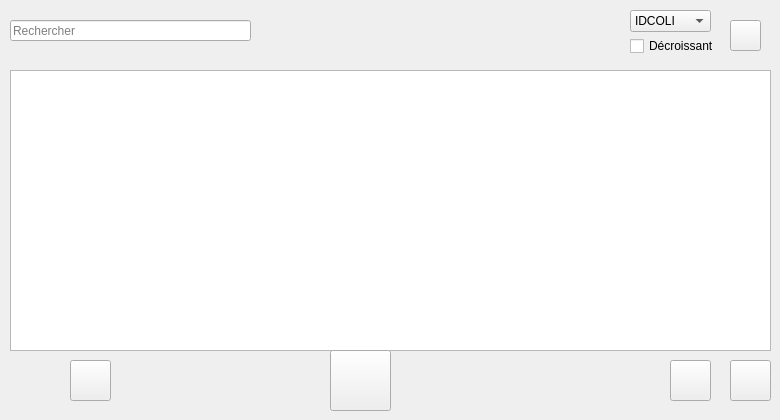
      <widget class="QWidget" name="tab">
       <attribute name="title">
        <string>Dashboard</string>
       </attribute>
       <widget class="QTableView" name="tableColi">
        <property name="geometry">
         <rect>
          <x>10</x>
          <y>70</y>
          <width>761</width>
          <height>281</height>
         </rect>
        </property>
        <property name="styleSheet">
         <string notr="true"/>
        </property>
       </widget>
       <widget class="QPushButton" name="suppcoli">
        <property name="geometry">
         <rect>
          <x>730</x>
          <y>360</y>
          <width>41</width>
          <height>41</height>
         </rect>
        </property>
        <property name="styleSheet">
         <string notr="true">border-image: url(:/Images/delete.png);</string>
        </property>
        <property name="text">
         <string/>
        </property>
       </widget>
       <widget class="QPushButton" name="Modifiercoli">
        <property name="geometry">
         <rect>
          <x>670</x>
          <y>360</y>
          <width>41</width>
          <height>41</height>
         </rect>
        </property>
        <property name="styleSheet">
         <string notr="true">border-image: url(:/Images/modify.png);</string>
        </property>
        <property name="text">
         <string/>
        </property>
       </widget>
       <widget class="QLineEdit" name="recherche">
        <property name="geometry">
         <rect>
          <x>10</x>
          <y>20</y>
          <width>241</width>
          <height>21</height>
         </rect>
        </property>
        <property name="styleSheet">
         <string notr="true"/>
        </property>
        <property name="text">
         <string/>
        </property>
        <property name="placeholderText">
         <string>Rechercher</string>
        </property>
       </widget>
       <widget class="QPushButton" name="tri_coli">
        <property name="geometry">
         <rect>
          <x>730</x>
          <y>20</y>
          <width>31</width>
          <height>31</height>
         </rect>
        </property>
        <property name="styleSheet">
         <string notr="true">border-image: url(:/Images/tri.png);</string>
        </property>
        <property name="text">
         <string/>
        </property>
       </widget>
       <widget class="QCheckBox" name="checkBox_2">
        <property name="geometry">
         <rect>
          <x>630</x>
          <y>36</y>
          <width>91</width>
          <height>20</height>
         </rect>
        </property>
        <property name="text">
         <string>Décroissant</string>
        </property>
       </widget>
       <widget class="QLabel" name="label_22">
        <property name="geometry">
         <rect>
          <x>260</x>
          <y>20</y>
          <width>31</width>
          <height>21</height>
         </rect>
        </property>
        <property name="styleSheet">
         <string notr="true">border-image: url(:/Images/search.png);</string>
        </property>
        <property name="text">
         <string/>
        </property>
       </widget>
       <widget class="QLabel" name="label_26">
        <property name="geometry">
         <rect>
          <x>330</x>
          <y>-20</y>
          <width>121</width>
          <height>111</height>
         </rect>
        </property>
        <property name="styleSheet">
         <string notr="true">border-image: url(:/Images/avatar.png);</string>
        </property>
        <property name="text">
         <string/>
        </property>
       </widget>
       <widget class="QComboBox" name="comboBox_4">
        <property name="geometry">
         <rect>
          <x>630</x>
          <y>10</y>
          <width>81</width>
          <height>22</height>
         </rect>
        </property>
        <item>
         <property name="text">
          <string>IDCOLI</string>
         </property>
        </item>
        <item>
         <property name="text">
          <string>ADRESSEEM</string>
         </property>
        </item>
        <item>
         <property name="text">
          <string>ADRESSEDEST</string>
         </property>
        </item>
        <item>
         <property name="text">
          <string>PRIORITE</string>
         </property>
        </item>
        <item>
         <property name="text">
          <string>POIDS</string>
         </property>
        </item>
        <item>
         <property name="text">
          <string>PRIX</string>
         </property>
        </item>
        <item>
         <property name="text">
          <string>ETAT</string>
         </property>
        </item>
        <item>
         <property name="text">
          <string>AVECLIV</string>
         </property>
        </item>
       </widget>
       <widget class="QPushButton" name="EXCEL1">
        <property name="geometry">
         <rect>
          <x>330</x>
          <y>350</y>
          <width>61</width>
          <height>61</height>
         </rect>
        </property>
        <property name="styleSheet">
         <string notr="true">border-image: url(:/Images/excel.png);</string>
        </property>
        <property name="text">
         <string/>
        </property>
       </widget>
       <widget class="QPushButton" name="stat1">
        <property name="geometry">
         <rect>
          <x>70</x>
          <y>360</y>
          <width>41</width>
          <height>41</height>
         </rect>
        </property>
        <property name="styleSheet">
         <string notr="true">border-image: url(:/Images/stat.png);</string>
        </property>
        <property name="text">
         <string/>
        </property>
       </widget>
      </widget>
